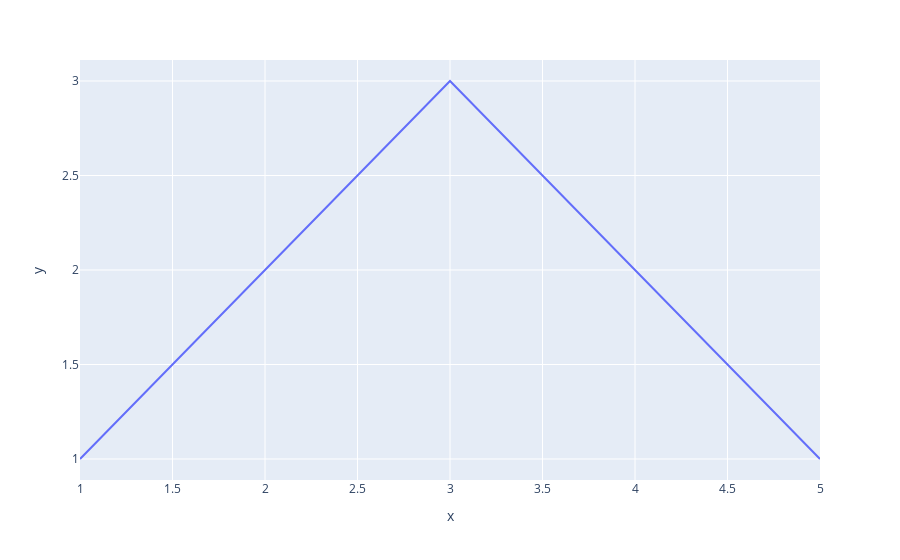

This figure's notebook cell:
### Markdown cell above
1. <b>Line plots:</b> Line plots can be used to visualize time series data or the trend of a continuous variable over time.

### Code cell
import plotly.express as px

# Create some sample data
x = [1, 2, 3, 4, 5]
y = [1, 2, 3, 2, 1]

# Create a line plot
fig = px.line(x=x, y=y)
fig.show()

### Figure 1 — Plotly figure (JSON) as saved in the notebook; plotly's stock layout.template omitted (floating-point values rounded to 4 significant figures)
{"data": [{"hovertemplate": "x=%{x}<br>y=%{y}<extra></extra>", "legendgroup": "", "line": {"color": "#636efa", "dash": "solid"}, "marker": {"symbol": "circle"}, "mode": "lines", "name": "", "orientation": "v", "showlegend": false, "type": "scatter", "x": [1, 2, 3, 4, 5], "xaxis": "x", "y": [1, 2, 3, 2, 1], "yaxis": "y"}], "layout": {"autosize": true, "legend": {"tracegroupgap": 0}, "margin": {"t": 60}, "xaxis": {"anchor": "y", "autorange": true, "domain": [0, 1], "range": [1, 5], "title": {"text": "x"}, "type": "linear"}, "yaxis": {"anchor": "x", "autorange": true, "domain": [0, 1], "range": [0.8889, 3.111], "title": {"text": "y"}, "type": "linear"}}}
